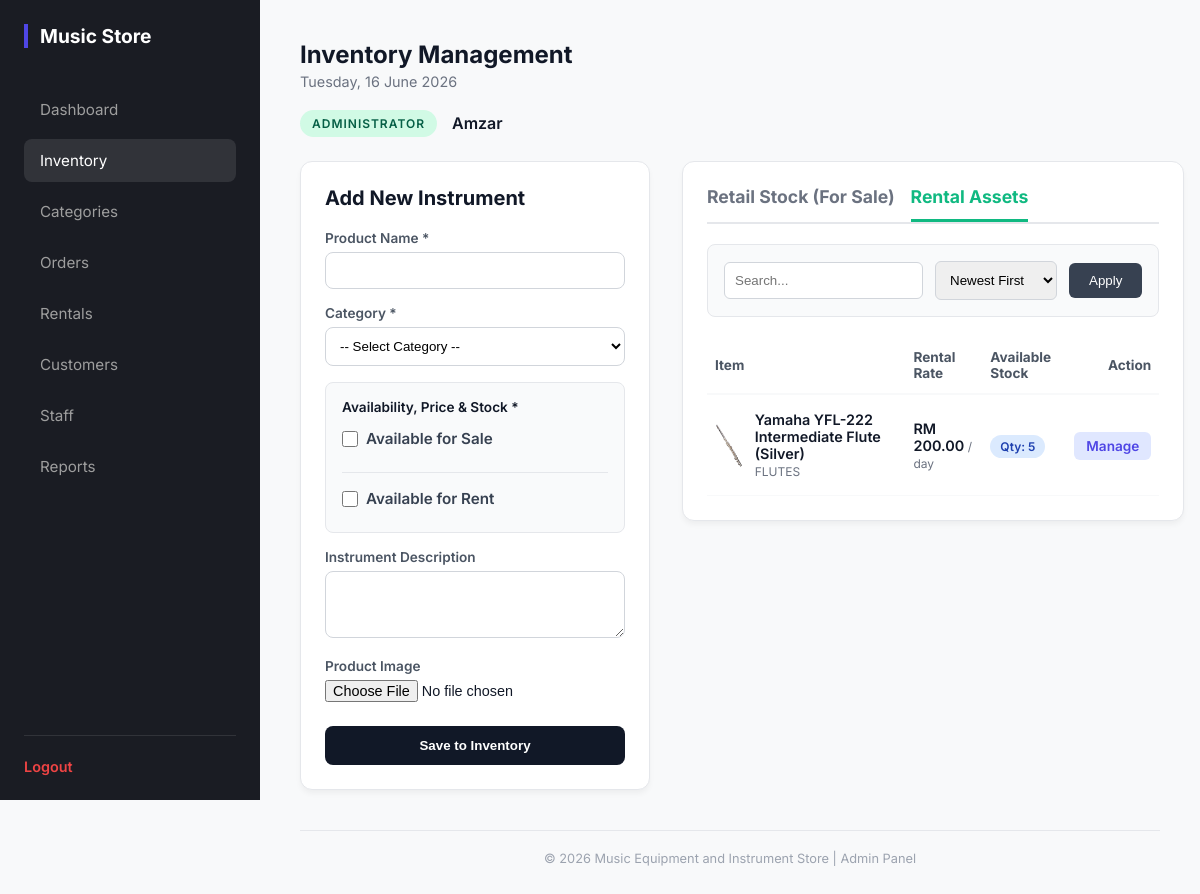
Screenshot of /admin/admin_products.php?view=rent (signed in) with the database file from the repository.
### tables this page shows
CREATE TABLE `products` (
  `prod_id` int(11) NOT NULL,
  `category_id` int(11) NOT NULL,
  `staff_id` int(11) NOT NULL,
  `prod_name` varchar(255) NOT NULL,
  `prod_description` text DEFAULT NULL,
  `prod_sale_price` decimal(10,2) DEFAULT NULL,
  `prod_rental_price` decimal(10,2) DEFAULT NULL,
  `prod_sale_qty` int(11) NOT NULL DEFAULT 0,
  `prod_rental_qty` int(11) NOT NULL DEFAULT 0,
  `prod_image` varchar(255) DEFAULT NULL,
  `status` enum('Available','Out of Stock','Discontinued') DEFAULT 'Available',
  `created_at` timestamp NOT NULL DEFAULT current_timestamp()
);

CREATE TABLE `categories` (
  `category_id` int(11) NOT NULL,
  `category_name` varchar(100) NOT NULL
);

### admin/admin_products.php (the view, shortened to what this page needs)
<?php
require_once('../database.php');
$search = isset($_GET['search']) ? mysqli_real_escape_string($conn, $_GET['search']) : '';
$sort = isset($_GET['sort']) ? $_GET['sort'] : 'newest';
$view = isset($_GET['view']) ? $_GET['view'] : 'sale';
$where_clause = "WHERE p.status != 'Discontinued'";
$sale_where = $where_clause . " AND p.prod_sale_price > 0";
$rent_where = $where_clause . " AND p.prod_rental_price > 0";
if ($sort == 'name_asc') $order_clause = "ORDER BY p.prod_name ASC";
elseif ($sort == 'name_desc') $order_clause = "ORDER BY p.prod_name DESC";
elseif ($sort == 'price_high') $order_clause = "ORDER BY p.prod_sale_price DESC";
elseif ($sort == 'price_low') $order_clause = "ORDER BY p.prod_sale_price ASC";
else $order_clause = "ORDER BY p.prod_id DESC";
$sale_query = "SELECT p.*, c.category_name FROM products p JOIN categories c ON p.category_id = c.category_id $sale_where $order_clause";
$rent_query = "SELECT p.*, c.category_name FROM products p JOIN categories c ON p.category_id = c.category_id $rent_where $order_clause";
$sale_result = mysqli_query($conn, $sale_query);
$rent_result = mysqli_query($conn, $rent_query);
require_once('admin_header.php');
?>
<div style="display: grid; grid-template-columns: 350px 1fr; gap: 32px; align-items: start;">
    <div style="background: white; padding: 24px; border-radius: 12px; border: 1px solid #e5e7eb; box-shadow: 0 4px 6px -1px rgba(0, 0, 0, 0.05);">
        <h3 style="margin-top: 0; margin-bottom: 20px; font-weight: 700; color: #111827; font-size: 1.25rem;">Add New Instrument</h3>
        <form action="admin_products.php" method="POST" enctype="multipart/form-data">
            <div style="margin-bottom: 16px;">
                <label style="display: block; font-size: 0.85rem; font-weight: 600; margin-bottom: 6px; color: #4b5563;">Product Name *</label>
                <input type="text" name="prod_name" required style="width: 100%; padding: 10px; border: 1px solid #d1d5db; border-radius: 8px; outline: none;">
            </div>
            <div style="margin-bottom: 16px;">
                <label style="display: block; font-size: 0.85rem; font-weight: 600; margin-bottom: 6px; color: #4b5563;">Category *</label>
                <select name="category_id" required style="width: 100%; padding: 10px; border: 1px solid #d1d5db; border-radius: 8px; background: white; outline: none;">
                    <option value="">-- Select Category --</option>
                </select>
            </div>
            <div style="margin-bottom: 16px; padding: 16px; border: 1px solid #e5e7eb; border-radius: 8px; background: #f9fafb;">
                <label style="display: block; font-size: 0.85rem; font-weight: 600; margin-bottom: 14px; color: #111827;">Availability, Price & Stock *</label>
                <div style="display: flex; flex-direction: column; gap: 16px;">
                    <div>
                        <label style="display: flex; align-items: center; gap: 8px; cursor: pointer; font-size: 0.95rem; font-weight: 600; color: #374151; margin-bottom: 8px;">
                            <input type="checkbox" id="for_sale" name="for_sale" value="1" onchange="toggleStock('sale')" style="width: 16px; height: 16px;">
                            Available for Sale
                        </label>
                    </div>
                    <div style="height: 1px; background: #e5e7eb; width: 100%;"></div>
                    <div>
                        <label style="display: flex; align-items: center; gap: 8px; cursor: pointer; font-size: 0.95rem; font-weight: 600; color: #374151; margin-bottom: 8px;">
                            <input type="checkbox" id="for_rent" name="for_rent" value="1" onchange="toggleStock('rent')" style="width: 16px; height: 16px;">
                            Available for Rent
                        </label>
                    </div>
                </div>
            </div>
            <div style="margin-bottom: 16px;">
                <label style="display: block; font-size: 0.85rem; font-weight: 600; margin-bottom: 6px; color: #4b5563;">Instrument Description</label>
                <textarea name="prod_description" rows="3" style="width: 100%; padding: 10px; border: 1px solid #d1d5db; border-radius: 8px; outline: none; resize: vertical;"></textarea>
            </div>
            <div style="margin-bottom: 24px;">
                <label style="display: block; font-size: 0.85rem; font-weight: 600; margin-bottom: 6px; color: #4b5563;">Product Image</label>
                <input type="file" name="prod_image" accept="image/*" style="font-size: 0.9rem;">
            </div>
            <button type="submit" name="add_product" style="width: 100%; padding: 12px; background: #111827; color: white; border: none; border-radius: 8px; font-weight: 600; cursor: pointer;">Save to Inventory</button>
        </form>
    </div>
    <div style="background: white; padding: 24px; border-radius: 12px; border: 1px solid #e5e7eb; box-shadow: 0 4px 6px -1px rgba(0, 0, 0, 0.05);">
        <div style="display: flex; gap: 16px; border-bottom: 2px solid #e5e7eb; margin-bottom: 20px;">
            <a href="admin_products.php?view=sale" style="padding-bottom: 12px; font-weight: 700; font-size: 1.1rem; color: <?php echo ($view == 'sale') ? '#4f46e5' : '#6b7280'; ?>; border-bottom: 3px solid <?php echo ($view == 'sale') ? '#4f46e5' : 'transparent'; ?>; text-decoration: none;">Retail Stock (For Sale)</a>
            <a href="admin_products.php?view=rent" style="padding-bottom: 12px; font-weight: 700; font-size: 1.1rem; color: <?php echo ($view == 'rent') ? '#10b981' : '#6b7280'; ?>; border-bottom: 3px solid <?php echo ($view == 'rent') ? '#10b981' : 'transparent'; ?>; text-decoration: none;">Rental Assets</a>
        </div>
        <div style="background: #f9fafb; border: 1px solid #e5e7eb; padding: 16px; border-radius: 8px; margin-bottom: 20px;">
            <form action="admin_products.php" method="GET" style="display: flex; gap: 12px; align-items: center;">
                <input type="text" name="search" placeholder="Search..." value="<?php echo htmlspecialchars($search); ?>" style="flex-grow: 1; padding: 10px; border: 1px solid #d1d5db; border-radius: 6px; outline: none;">
                <select name="sort" style="padding: 10px; border: 1px solid #d1d5db; border-radius: 6px; outline: none;">
                    <option value="newest" <?php echo ($sort == 'newest') ? 'selected' : ''; ?>>Newest First</option>
                </select>
                <button type="submit" style="padding: 10px 20px; background: #374151; color: white; border: none; border-radius: 6px; cursor: pointer;">Apply</button>
            </form>
        </div>
        <div style="overflow-x: auto;">
            <table style="width: 100%; border-collapse: collapse; text-align: left;">
                <thead>
                    <tr style="border-bottom: 2px solid #e5e7eb;">
                        <th style="padding: 12px 8px; font-size: 0.85rem; color: #4b5563;">Item</th>
                        <th style="padding: 12px 8px; font-size: 0.85rem; color: #4b5563;"><?php echo ($view == 'sale') ? 'Sale Price' : 'Rental Rate'; ?></th>
                        <th style="padding: 12px 8px; font-size: 0.85rem; color: #4b5563;">Available Stock</th>
                        <th style="padding: 12px 8px; text-align: right; font-size: 0.85rem; color: #4b5563;">Action</th>
                    </tr>
                </thead>
                <tbody>
                    <?php
                    $active_result = ($view == 'sale') ? $sale_result : $rent_result;
                    if (mysqli_num_rows($active_result) > 0):
                        while($row = mysqli_fetch_assoc($active_result)):
                    ?>
                        <tr style="border-bottom: 1px solid #f3f4f6;">
                            <td style="padding: 16px 8px;">
                                <div style="display: flex; align-items: center; gap: 12px;">
                                    <img src="../uploads/<?php echo (!empty($row['prod_image'])) ? $row['prod_image'] : 'default.jpg'; ?>" style="width: 45px; height: 45px; border-radius: 6px; object-fit: cover;">
                                    <div>
                                        <div style="font-weight: 600; color: #111827;"><?php echo htmlspecialchars($row['prod_name']); ?></div>
                                        <div style="font-size: 0.75rem; color: #6b7280; text-transform: uppercase; margin-top: 2px;"><?php echo htmlspecialchars($row['category_name']); ?></div>
                                    </div>
                                </div>
                            </td>
                            <td style="padding: 16px 8px;">
                                <?php if($view == 'sale'): ?>
                                    <div style="font-size: 0.9rem; font-weight: 600; color: #111827;">RM <?php echo number_format($row['prod_sale_price'], 2); ?></div>
                                <?php else: ?>
                                    <div style="font-size: 0.9rem; font-weight: 600; color: #111827;">RM <?php echo number_format($row['prod_rental_price'], 2); ?> <span style="font-size: 0.75rem; font-weight: normal; color: #6b7280;">/ day</span></div>
                                <?php endif; ?>
                            </td>
                            <td style="padding: 16px 8px;">
                                <?php if($view == 'sale'): ?>
                                    <span style="background: <?php echo ($row['prod_sale_qty'] > 0) ? '#d1fae5' : '#fee2e2'; ?>; color: <?php echo ($row['prod_sale_qty'] > 0) ? '#065f46' : '#991b1b'; ?>; padding: 4px 10px; border-radius: 12px; font-size: 0.75rem; font-weight: 600;">
                                        Qty: <?php echo $row['prod_sale_qty']; ?>
                                    </span>
                                <?php else: ?>
                                    <span style="background: <?php echo ($row['prod_rental_qty'] > 0) ? '#dbeafe' : '#f3f4f6'; ?>; color: <?php echo ($row['prod_rental_qty'] > 0) ? '#1e40af' : '#4b5563'; ?>; padding: 4px 10px; border-radius: 12px; font-size: 0.75rem; font-weight: 600;">
                                        Qty: <?php echo $row['prod_rental_qty']; ?>
                                    </span>
                                <?php endif; ?>
                            </td>
                            <td style="padding: 16px 8px; text-align: right;">
                                <a href="admin_edit_product.php?id=<?php echo $row['prod_id']; ?>" style="color: #4f46e5; background: #e0e7ff; padding: 6px 12px; border-radius: 6px; font-weight: 600; font-size: 0.85rem; text-decoration: none;">Manage</a>
                            </td>
                        </tr>
                        <?php endwhile; ?>
                    <?php else: ?>
                        <tr><td colspan="4" style="text-align: center; padding: 40px; color: #9ca3af;">No products found in this category.</td></tr>
                    <?php endif; ?>
                </tbody>
            </table>
        </div>
    </div>
</div>
<?php require_once('admin_footer.php'); ?>

### admin/admin.css (style rules this page uses)
:root { --sidebar-bg: #1a1c23; --sidebar-text: #9e9e9e; --sidebar-hover: #ffffff; --accent-color: #4f46e5; --bg-light: #f8f9fa; --white: #ffffff; --border-color: #e5e7eb; --text-main: #111827; --sidebar-width: 260px; }
*, *::before, *::after { box-sizing: border-box; margin: 0; padding: 0; }
body { font-family: 'Inter', 'DM Sans', sans-serif; background-color: var(--bg-light); color: var(--text-main); display: flex; }
table { width: 100%; border-collapse: collapse; }
th { text-align: left; padding: 12px; border-bottom: 2px solid var(--bg-light); color: #6b7280; font-size: 0.85rem; }
td { padding: 16px 12px; border-bottom: 1px solid var(--bg-light); font-size: 0.9rem; }

### rows the page displays
products: prod_image (picture), prod_name "Yamaha YFL-222 Intermediate Flute (Silver)", category.category_name "FLUTES", prod_rental_price "200.00", prod_rental_qty "5"

### other values shown
$page_title "Inventory Management"
$_SESSION['staff_role'] "ADMINISTRATOR"
$_SESSION['staff_name'] "Amzar"
